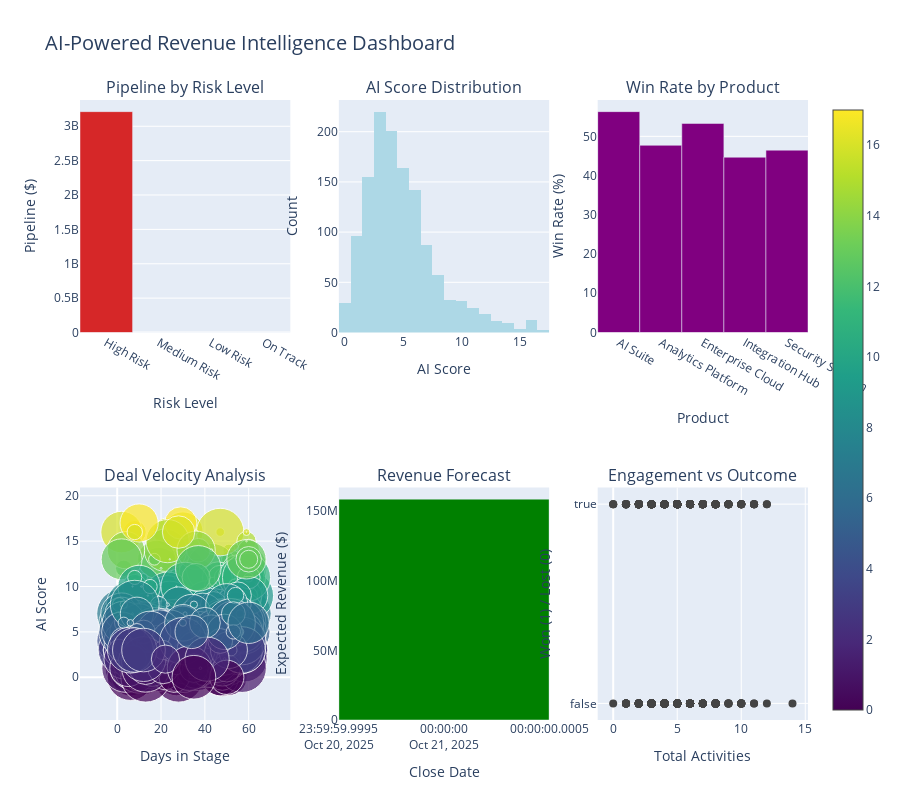

Notebook code cell kept with this figure:
### Markdown cell above
## 5. Interactive Revenue Intelligence Dashboard

### Code cell
# Create comprehensive dashboard with Plotly
fig = make_subplots(
    rows=2, cols=3,
    subplot_titles=('Pipeline by Risk Level', 'AI Score Distribution', 'Win Rate by Product',
                   'Deal Velocity Analysis', 'Revenue Forecast', 'Engagement vs Outcome'),
    specs=[[{'type': 'bar'}, {'type': 'histogram'}, {'type': 'bar'}],
           [{'type': 'scatter'}, {'type': 'bar'}, {'type': 'scatter'}]],
    row_heights=[0.5, 0.5]
)

# 1. Pipeline by Risk Level
risk_pipeline = open_opps.groupby('RiskLevel')['Amount'].sum().reset_index()
fig.add_trace(
    go.Bar(x=risk_pipeline['RiskLevel'], y=risk_pipeline['Amount'],
          marker_color=['#d62728', '#ff7f0e', '#ffff00', '#2ca02c']),
    row=1, col=1
)

# 2. AI Score Distribution
fig.add_trace(
    go.Histogram(x=open_opps['AIScore'], nbinsx=20, marker_color='lightblue'),
    row=1, col=2
)

# 3. Win Rate by Product
product_performance = all_opps[all_opps['IsClosed']].groupby('Product').agg({
    'IsWon': 'mean'
}).reset_index()
fig.add_trace(
    go.Bar(x=product_performance['Product'], y=product_performance['IsWon']*100,
          marker_color='purple'),
    row=1, col=3
)

# 4. Deal Velocity (Days in Stage vs AI Score)
fig.add_trace(
    go.Scatter(x=open_opps['DaysInStage'], y=open_opps['AIScore'],
              mode='markers', marker=dict(size=open_opps['Amount']/100000,
                                         color=open_opps['AIScore'],
                                         colorscale='Viridis',
                                         showscale=True)),
    row=2, col=1
)

# 5. Revenue Forecast
forecast_data = open_opps.groupby('CloseDate').agg({
    'Amount': 'sum',
    'AIScore': 'mean'
}).reset_index()
forecast_data['ExpectedRevenue'] = forecast_data['Amount'] * (forecast_data['AIScore']/100)
fig.add_trace(
    go.Bar(x=forecast_data['CloseDate'], y=forecast_data['ExpectedRevenue'],
          marker_color='green'),
    row=2, col=2
)

# 6. Engagement vs Outcome
engagement_analysis = all_opps[all_opps['IsClosed']].copy()
fig.add_trace(
    go.Scatter(x=engagement_analysis['TotalActivities'], 
              y=engagement_analysis['IsWon'],
              mode='markers',
              marker=dict(size=8, color=engagement_analysis['IsWon'],
                         colorscale='RdYlGn')),
    row=2, col=3
)

# Update layout
fig.update_layout(height=800, showlegend=False,
                 title_text="AI-Powered Revenue Intelligence Dashboard",
                 title_font_size=20)

# Update axes
fig.update_xaxes(title_text="Risk Level", row=1, col=1)
fig.update_xaxes(title_text="AI Score", row=1, col=2)
fig.update_xaxes(title_text="Product", row=1, col=3)
fig.update_xaxes(title_text="Days in Stage", row=2, col=1)
fig.update_xaxes(title_text="Close Date", row=2, col=2)
fig.update_xaxes(title_text="Total Activities", row=2, col=3)

fig.update_yaxes(title_text="Pipeline ($)", row=1, col=1)
fig.update_yaxes(title_text="Count", row=1, col=2)
fig.update_yaxes(title_text="Win Rate (%)", row=1, col=3)
fig.update_yaxes(title_text="AI Score", row=2, col=1)
fig.update_yaxes(title_text="Expected Revenue ($)", row=2, col=2)
fig.update_yaxes(title_text="Won (1) / Lost (0)", row=2, col=3)

fig.show()

### Figure 1 — Plotly figure (JSON) as saved in the notebook; plotly's stock layout.template omitted (floating-point values rounded to 4 significant figures; data arrays with more than 128 entries replaced by an {"elided": "..."} marker saying what was removed)
{"data": [{"marker": {"color": ["#d62728", "#ff7f0e", "#ffff00", "#2ca02c"]}, "type": "bar", "x": ["High Risk", "Medium Risk", "Low Risk", "On Track"], "xaxis": "x", "y": [3212968132, 0, 0, 0], "yaxis": "y"}, {"marker": {"color": "lightblue"}, "nbinsx": 20, "type": "histogram", "x": {"elided": "1293 float values"}, "xaxis": "x2", "yaxis": "y2"}, {"marker": {"color": "purple"}, "type": "bar", "x": ["AI Suite", "Analytics Platform", "Enterprise Cloud", "Integration Hub", "Security Solution"], "xaxis": "x3", "y": [56.3, 47.71, 53.29, 44.68, 46.48], "yaxis": "y3"}, {"marker": {"color": {"elided": "1293 float values"}, "colorscale": [[0, "#440154"], [0.1111, "#482878"], [0.2222, "#3e4989"], [0.3333, "#31688e"], [0.4444, "#26828e"], [0.5556, "#1f9e89"], [0.6667, "#35b779"], [0.7778, "#6ece58"], [0.8889, "#b5de2b"], [1, "#fde725"]], "showscale": true, "size": {"elided": "1293 float values"}}, "mode": "markers", "type": "scatter", "x": {"elided": "1293 int values"}, "xaxis": "x4", "y": {"elided": "1293 float values"}, "yaxis": "y4"}, {"marker": {"color": "green"}, "type": "bar", "x": ["2025-10-21"], "xaxis": "x5", "y": [158700000.0], "yaxis": "y5"}, {"marker": {"color": {"elided": "707 bool values"}, "colorscale": [[0, "rgb(165,0,38)"], [0.1, "rgb(215,48,39)"], [0.2, "rgb(244,109,67)"], [0.3, "rgb(253,174,97)"], [0.4, "rgb(254,224,139)"], [0.5, "rgb(255,255,191)"], [0.6, "rgb(217,239,139)"], [0.7, "rgb(166,217,106)"], [0.8, "rgb(102,189,99)"], [0.9, "rgb(26,152,80)"], [1, "rgb(0,104,55)"]], "size": 8}, "mode": "markers", "type": "scatter", "x": {"elided": "707 float values"}, "xaxis": "x6", "y": {"elided": "707 bool values"}, "yaxis": "y6"}], "layout": {"annotations": [{"font": {"size": 16}, "showarrow": false, "text": "Pipeline by Risk Level", "x": 0.1444, "xanchor": "center", "xref": "paper", "y": 1, "yanchor": "bottom", "yref": "paper"}, {"font": {"size": 16}, "showarrow": false, "text": "AI Score Distribution", "x": 0.5, "xanchor": "center", "xref": "paper", "y": 1, "yanchor": "bottom", "yref": "paper"}, {"font": {"size": 16}, "showarrow": false, "text": "Win Rate by Product", "x": 0.8556, "xanchor": "center", "xref": "paper", "y": 1, "yanchor": "bottom", "yref": "paper"}, {"font": {"size": 16}, "showarrow": false, "text": "Deal Velocity Analysis", "x": 0.1444, "xanchor": "center", "xref": "paper", "y": 0.375, "yanchor": "bottom", "yref": "paper"}, {"font": {"size": 16}, "showarrow": false, "text": "Revenue Forecast", "x": 0.5, "xanchor": "center", "xref": "paper", "y": 0.375, "yanchor": "bottom", "yref": "paper"}, {"font": {"size": 16}, "showarrow": false, "text": "Engagement vs Outcome", "x": 0.8556, "xanchor": "center", "xref": "paper", "y": 0.375, "yanchor": "bottom", "yref": "paper"}], "height": 800, "showlegend": false, "title": {"font": {"size": 20}, "text": "AI-Powered Revenue Intelligence Dashboard"}, "xaxis": {"anchor": "y", "domain": [0, 0.2889], "title": {"text": "Risk Level"}}, "xaxis2": {"anchor": "y2", "domain": [0.3556, 0.6444], "title": {"text": "AI Score"}}, "xaxis3": {"anchor": "y3", "domain": [0.7111, 1], "title": {"text": "Product"}}, "xaxis4": {"anchor": "y4", "domain": [0, 0.2889], "title": {"text": "Days in Stage"}}, "xaxis5": {"anchor": "y5", "domain": [0.3556, 0.6444], "title": {"text": "Close Date"}}, "xaxis6": {"anchor": "y6", "domain": [0.7111, 1], "title": {"text": "Total Activities"}}, "yaxis": {"anchor": "x", "domain": [0.625, 1], "title": {"text": "Pipeline ($)"}}, "yaxis2": {"anchor": "x2", "domain": [0.625, 1], "title": {"text": "Count"}}, "yaxis3": {"anchor": "x3", "domain": [0.625, 1], "title": {"text": "Win Rate (%)"}}, "yaxis4": {"anchor": "x4", "domain": [0, 0.375], "title": {"text": "AI Score"}}, "yaxis5": {"anchor": "x5", "domain": [0, 0.375], "title": {"text": "Expected Revenue ($)"}}, "yaxis6": {"anchor": "x6", "domain": [0, 0.375], "title": {"text": "Won (1) / Lost (0)"}}}}
